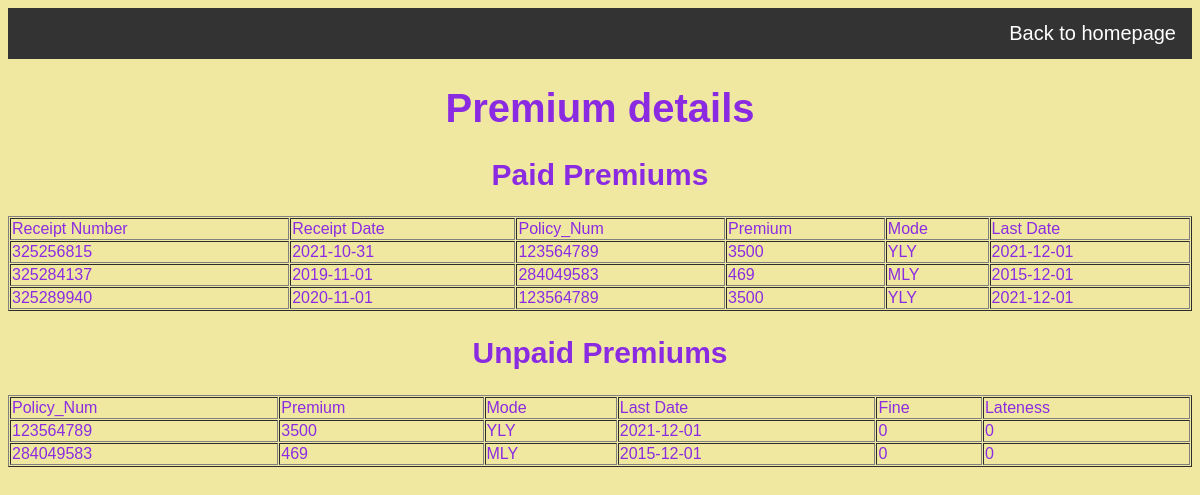
Screenshot of /premium/modified1.php with the database file from the repository.
### tables this page shows
CREATE TABLE `paid_premium` (
  `Receipt_Num` int(23) NOT NULL,
  `Receipt_Date` date NOT NULL,
  `Policy_Num` int(15) NOT NULL
);

CREATE TABLE `premium` (
  `Policy_Num` int(15) NOT NULL,
  `Premium` int(10) NOT NULL,
  `Mode` varchar(3) NOT NULL,
  `Last_date` date NOT NULL
);

CREATE TABLE `unpaid_premium` (
  `Policy_Num` int(15) NOT NULL,
  `Fine` int(10) NOT NULL,
  `Lateness` int(11) NOT NULL
);

### premium/modified1.php (the view)
<?php
include "../connection.php";
$sql = "select * from paid_premium";
$result = mysqli_query($conn,$sql);
$sql1 = "select * from unpaid_premium";
$result1 = mysqli_query($conn,$sql1);
?>
<html>
    <body>
	<link href = "registration.css" type = "text/css" rel = "stylesheet" />
	<link href = "../style.css" type = "text/css" rel = "stylesheet" />
		<ul>
			<li style="float:right;"><a href="../index.php"> Back to homepage</a></li>
		</ul>
	<center>
	<h1> Premium details</h1>
	<h2> Paid Premiums </h2>
        <table width = "100%" border = "1" cellspacing = "1" cellpadding = "1">
            <tr>
                <td>Receipt Number</td>
                <td>Receipt Date</td>
                <td>Policy_Num</td>
				<td>Premium</td>
				<td>Mode</td>
				<td>Last Date</td>
            </tr>
	<?php
		while($row = mysqli_fetch_object($result)){
	?>
			<tr>
				<td>
					<?php echo $row->Receipt_Num;?>
				</td>
				<td>
					<?php echo $row->Receipt_Date;?>
				</td>
				<td>
					<?php echo $row->Policy_Num;?>
				</td>
				<td>
					<?php
					$sql2 = "select * from premium";
					$result2 = mysqli_query($conn,$sql2);
					while($row2 = mysqli_fetch_object($result2)){
						if($row2->Policy_Num==$row->Policy_Num)
							echo $row2->Premium;
					}
					?>
				</td>
				<td>
					<?php
					$sql2 = "select * from premium";
					$result2 = mysqli_query($conn,$sql2);
					while($row2 = mysqli_fetch_object($result2)){
						if($row2->Policy_Num==$row->Policy_Num)
							echo $row2->Mode;
					}
					?>
				</td>
				<td>
					<?php
					$sql2 = "select * from premium";
					$result2 = mysqli_query($conn,$sql2);
					while($row2 = mysqli_fetch_object($result2)){
						if($row2->Policy_Num==$row->Policy_Num)
							echo $row2->Last_date;
					}
					?>
				</td>
			</tr>
		<?php }?>
        </table>
		<h2> Unpaid Premiums </h2>
        <table width = "100%" border = "1" cellspacing = "1" cellpadding = "1">
            <tr>
                <td>Policy_Num</td>
				<td>Premium</td>
				<td>Mode</td>
				<td>Last Date</td>
				<td>Fine</td>
				<td>Lateness</td>
            </tr>
	<?php
		while($row1 = mysqli_fetch_object($result1)){
	?>
			<tr>
				<td>
					<?php echo $row1->Policy_Num;?>
				</td>
				<td>
					<?php
					$sql2 = "select * from premium";
					$result2 = mysqli_query($conn,$sql2);
					while($row2 = mysqli_fetch_object($result2)){
						if($row2->Policy_Num==$row1->Policy_Num)
							echo $row2->Premium;
					}
					?>
				</td>
				<td>
					<?php
					$sql2 = "select * from premium";
					$result2 = mysqli_query($conn,$sql2);
					while($row2 = mysqli_fetch_object($result2)){
						if($row2->Policy_Num==$row1->Policy_Num)
							echo $row2->Mode;
					}
					?>
				</td>
				<td>
					<?php
					$sql2 = "select * from premium";
					$result2 = mysqli_query($conn,$sql2);
					while($row2 = mysqli_fetch_object($result2)){
						if($row2->Policy_Num==$row1->Policy_Num)
							echo $row2->Last_date;
					}
					?>
				</td>
				<td>
					<?php echo $row1->Fine;?>
				</td>
				<td>
					<?php echo $row1->Lateness;?>
				</td>
			</tr>
		<?php }?>
        </table>
    </body>
</html>

### premium/registration.css (style rules this page uses)
body { color: #8A2BE2; font-size: 20px; font-family: Verdana, Arial, Helvetica, monospace; background-color: #F0E8A0; }
h2 { text-align: center; }

### style.css (style rules this page uses)
ul { list-style-type: none; margin: 0; padding: 0; overflow: hidden; background-color: #333; }
li { float: left; border-right:1px solid #bbb; }
li:last-child { border-right: none; }
li a { display: block; color: white; text-align: center; padding: 14px 16px; text-decoration: none; }

### rows the page displays
paid_premium: Receipt_Num "325256815", Receipt_Date "2021-10-31", Policy_Num "123564789"
premium: Premium "3500", Mode "YLY", Last_date "2021-12-01"
paid_premium: Receipt_Num "325284137", Receipt_Date "2019-11-01", Policy_Num "284049583"
premium: Premium "469", Mode "MLY", Last_date "2015-12-01"
paid_premium: Receipt_Num "325289940", Receipt_Date "2020-11-01", Policy_Num "123564789"
unpaid_premium: Policy_Num "123564789", Fine "0", Lateness "0"
unpaid_premium: Policy_Num "284049583", Fine "0", Lateness "0"
